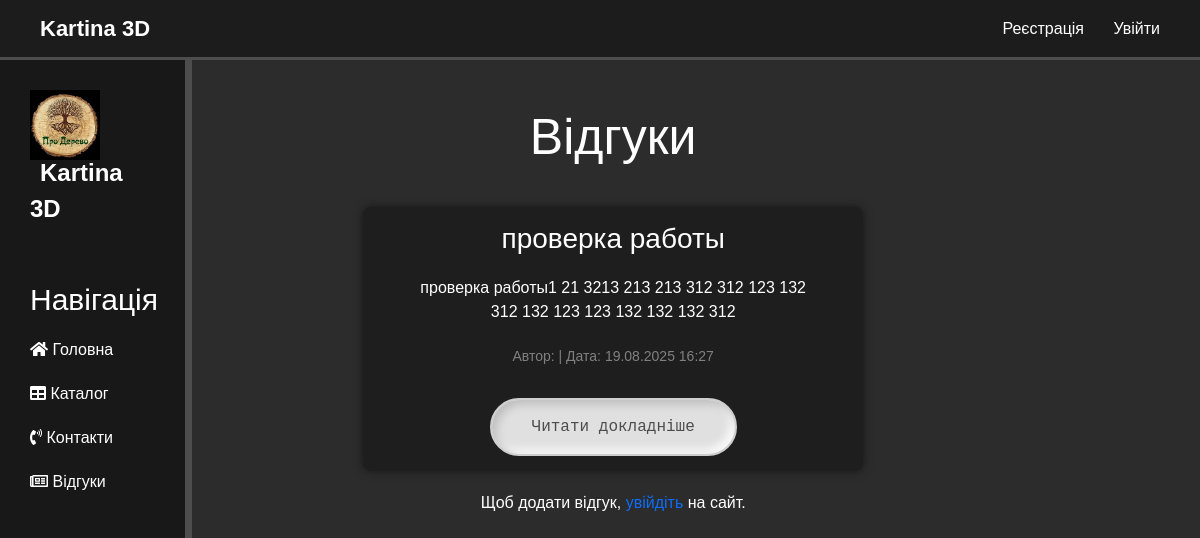
The page /news/ on the database as committed earlier.
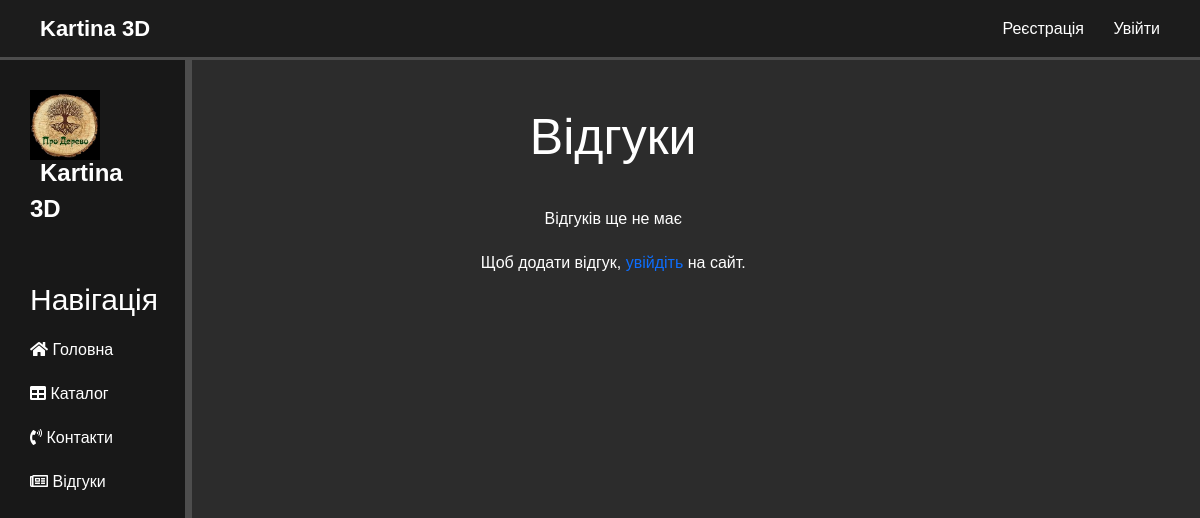
The same page on the database as committed later.
### news/models.py (models this page shows, shortened)
class Articles(models.Model):
    title = models.CharField('Название', max_length=50)
    anons = models.CharField('Анонс', max_length=250)
    full_text = models.TextField()
    date = models.DateTimeField('Дата публикации')
    user = models.ForeignKey(User, verbose_name='Автор', on_delete=models.CASCADE, null=True, blank=True)
    class Meta:
        verbose_name = 'news'

### news/views.py (the view)
# urls.py: path('', views.news_home, name='news_home'),
def news_home(request):
    news = Articles.objects.order_by('-date')
    return render(request, 'news/news_home.html', {'news': news})

### news/templates/news/news_home.html (shortened to what this page needs)
{% extends "main/layout.html" %}
{% block content %}
<div class="features">
    <h1>Відгуки</h1>
    {% if news %}
        {% for el in news %}
            <div class="alert-warning" style="margin-bottom: 20px; padding: 15px; border-radius: 8px;">
                <h3>{{ el.title }}</h3>
                <p>{{ el.anons }}</p>
                <small style="color: gray;">Автор: {{ el.user.username }} | Дата: {{ el.date|date:"d.m.Y H:i" }}</small>
                <div style="margin-top: 10px;">
                    <a href="{% url 'news-detail' el.id %}" class="btn ">Читати докладніше</a>
                </div>
            </div>
        {% endfor %}
    {% else %}
        <p>Відгуків ще не має</p>
    {% endif %}
    {% if user.is_authenticated %}
        <a href="{% url 'news-create' %}" class="btn btn-primary" style="margin-top: 20px;">Додати відгук</a>
    {% else %}
        <p>Щоб додати відгук, <a href="{% url 'login' %}">увійдіть</a> на сайт.</p>
    {% endif %}
</div>
{% endblock %}

### main/templates/main/layout.html (shortened to what this page needs)
{% load static %}
<!doctype html>
<html lang="en">
<head>
    <link rel="stylesheet" href="https://cdn.jsdelivr.net/npm/bootstrap@5.3.3/dist/css/bootstrap.min.css">
    <link rel="stylesheet" href="{% static 'main/css/main.css' %}">
    <link rel="stylesheet" href="https://use.fontawesome.com/releases/v5.8.2/css/all.css">
</head>
<body>
    <header>
        <div class="top-logo">Kartina 3D</div>
        <nav class="top-nav">
            <a href="{% url 'register' %}">Реєстрація</a>
            {% if request.user.is_authenticated %}
                <a>{{ request.user }}</a>
                <a href="{% url 'logout' %}">Вийти</a>
            {% else %}
                <a href="{% url 'login' %}">Увійти</a>
            {% endif %}
        </nav>
    </header>
    <aside id="sidebar">
        <img src="{% static 'main/img/123123.jpg' %}" alt="Лого">
        <span class="logo">Kartina 3D</span>
        <h3>Навігація</h3>
        <ul>
            <a href="{% url 'home' %}"><li><i class="fas fa-home"></i> Головна</li></a>
            <a href="{% url 'about' %}"><li><i class="fas fa-table"></i> Каталог</li></a>
            <a href="{% url 'contact'%}"><li><i class="fas fa-phone-volume"></i> Контакти</li></a>
            <a href="{% url 'news_home' %}"><li><i class="far fa-newspaper"></i> Відгуки</li></a>
        </ul>
    </aside>
    <main>
        {% block content %}{% endblock %}
    </main>
</body>
</html>

### main/static/main/css/main.css (style rules this page uses)
body { background: #2c2c2c; margin: 0; font-family: sans-serif; }
aside { position: fixed; top: 60px; left: 0; width: 16%; padding: 2.5%; height: calc(100vh - 60px); background: #181818; color: #fff; border-right: 7px solid #4d4d4d; overflow-y: auto; box-sizing: border-box; z-index: 500; }
aside img { width: 70px; float: left; }
aside .logo { font-size: 24px; margin-left: 10px; font-weight: bold; position: relative; top: -5px; }
aside h3 { margin-top: 50px; font-size: 30px; }
aside ul { list-style: none; padding: 0; }
aside ul li { color: #fff; display: block; margin-top: 20px; transition: transform .6s ease; }
main { margin-left: calc(16% + 2.5%); padding-top: 100px; box-sizing: border-box; }
main .features { float: left; color: #fff; margin-top: 7px; text-align: center; width: 80%; }
main .features h1 { font-size: 50px; }
main .features p { max-width: 400px; margin: 20px auto; }
header { position: fixed; top: 0; left: 0; width: 100%; height: 60px; background: #1c1c1c; color: #fff; display: flex; justify-content: space-between; align-items: center; padding: 0 40px; border-bottom: 3px solid #4d4d4d; z-index: 1000; }
header .top-logo { font-size: 22px; font-weight: bold; }
header .top-nav a { color: #fff; margin-left: 25px; text-decoration: none; transition: color .3s ease; }
h1 { text-align: center; margin-top: 0; margin-bottom: 40px; font-size: 36px; color: #ffffff; }

### main/templates/main/layout.html (style rules this page uses)
a { text-decoration: none; }

Rows that differ between the two databases and show on the page:
removed Articles: title "проверка работы", anons "проверка работы1 21 3213 213 213 312 312 123 132 312 132 123 123 132 132 132 312", date "19.08.2025 16:27"
Other text that changed with them:
text now shown: "Відгуків ще не має"
